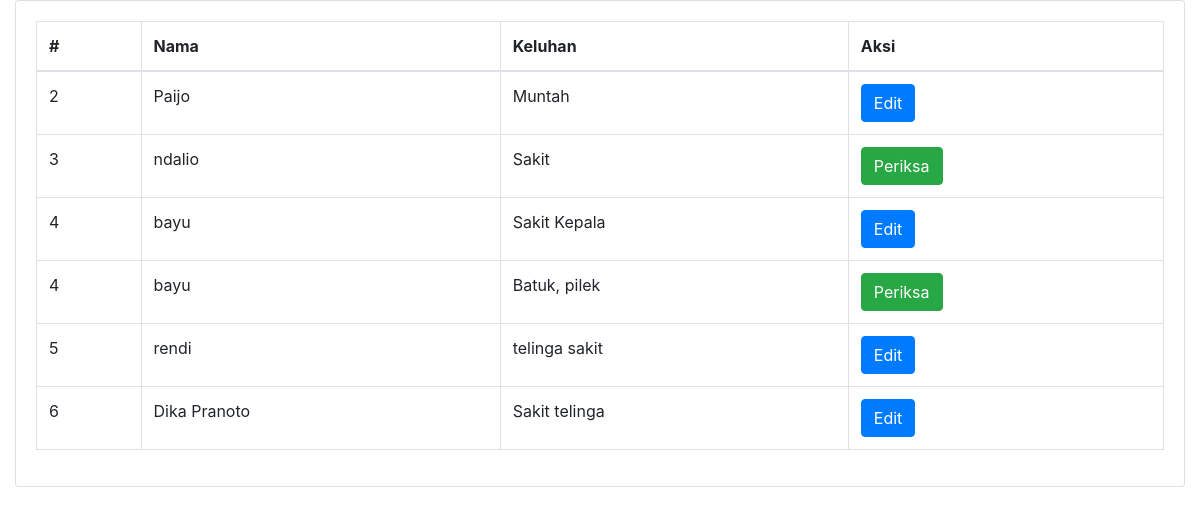
Page /periksaDokter.php on the earlier database version.
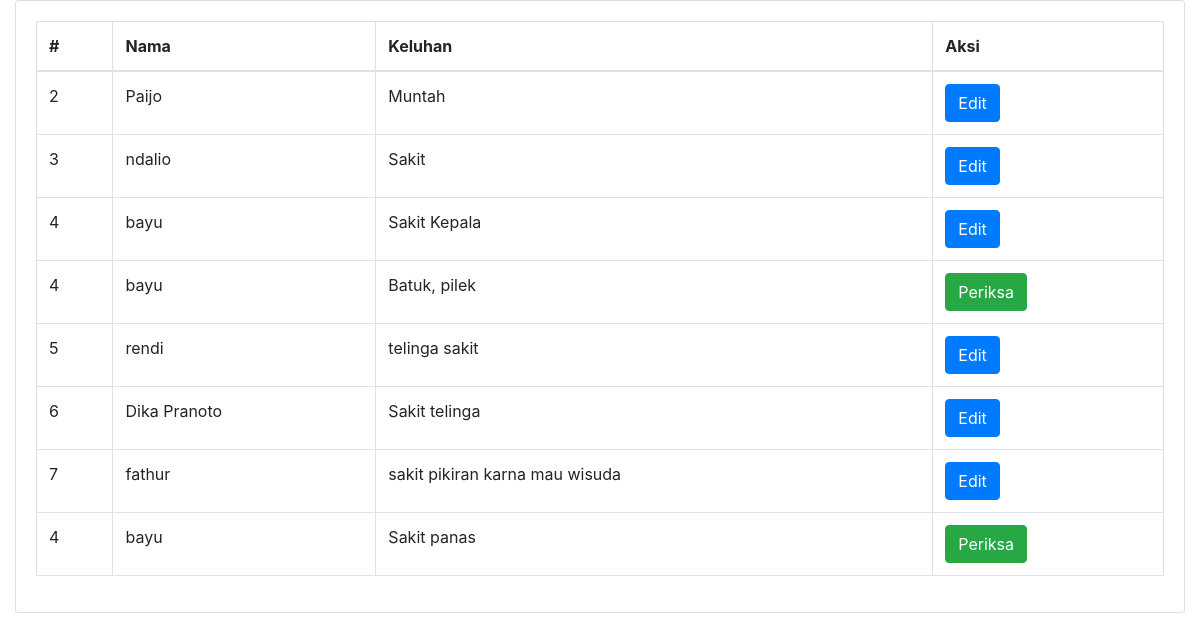
Same page on the later database version.
### tables this page shows
CREATE TABLE `daftar_poli` (
  `id` int(11) NOT NULL,
  `id_pasien` int(11) NOT NULL,
  `id_jadwal` int(11) NOT NULL,
  `keluhan` text NOT NULL,
  `no_antrian` int(11) NOT NULL,
  `status_periksa` tinyint(1) NOT NULL DEFAULT 0
);

CREATE TABLE `pasien` (
  `id` int(11) NOT NULL,
  `nama` varchar(255) NOT NULL,
  `password` varchar(255) NOT NULL,
  `alamat` varchar(255) NOT NULL,
  `no_ktp` varchar(255) NOT NULL,
  `no_hp` varchar(50) NOT NULL,
  `no_rm` varchar(25) NOT NULL
);

### periksaDokter.php (the view, shortened to what this page needs)
<?php
include_once("koneksi.php");
$pasienQuery = "SELECT pasien.id, pasien.nama, daftar_poli.id AS id_daftar_poli, daftar_poli.keluhan, daftar_poli.status_periksa
                FROM daftar_poli
                INNER JOIN pasien ON pasien.id = daftar_poli.id_pasien";
$stmt = $mysqli->prepare($pasienQuery);
$stmt->execute();
$pasienResult = $stmt->get_result();
$pasienData = $pasienResult->fetch_all(MYSQLI_ASSOC);
?>
<!DOCTYPE html>
<html lang="id">
<head>
    <link rel="stylesheet" href="https://stackpath.bootstrapcdn.com/bootstrap/4.6.0/css/bootstrap.min.css">
</head>
<body class="hold-transition sidebar-mini">
    <div class="wrapper">
        <section class="content">
            <div class="container-fluid">
                <div class="row">
                    <div class="col-12">
                        <div class="card">
                            <div class="card-body">
                                <table id="example2" class="table table-bordered table-hover">
                                    <thead>
                                        <tr>
                                            <th>#</th>
                                            <th>Nama</th>
                                            <th>Keluhan</th>
                                            <th>Aksi</th>
                                        </tr>
                                    </thead>
                                    <tbody>
                                        <?php
                                        foreach ($pasienData as $pasienRow) {
                                            echo "<tr>";
                                            echo "<td>" . $pasienRow['id'] . "</td>";
                                            echo "<td>" . $pasienRow['nama'] . "</td>";
                                            echo "<td>" . $pasienRow['keluhan'] . "</td>";
                                            echo "<td>";
                                            if (array_key_exists('status_periksa', $pasienRow)) {
                                                if ($pasienRow['status_periksa'] == 1) {
                                                    echo "<button class='btn btn-primary edit-btn' data-toggle='modal' data-target='#editModal' data-id='" . $pasienRow['id'] . "' data-poli='" .$pasienRow['id_daftar_poli'] . "'>Edit</button>";
                                                } else {
                                                    echo "<button class='btn btn-success periksa-btn' data-toggle='modal' data-target='#periksaModal' data-id='" . $pasienRow['id'] . "' data-poli='" .$pasienRow['id_daftar_poli'] . "'>Periksa</button>";
                                                }
                                            } else {
                                                echo "Status not available";
                                            }
                                            echo "</td>";
                                            echo "</tr>";
                                        }
                                        ?>
                                    </tbody>
                                </table>
                            </div>
                        </div>
                    </div>
                </div>
            </div>
        </section>
    </div>
</body>
</html>

Differences in the rows shown:
changed daftar_poli "Sakit": status_periksa "Periksa" → "Edit"
added daftar_poli: id_pasien "7", id_pasien.nama "fathur", keluhan "sakit pikiran karna mau wisuda"
added daftar_poli: id_pasien "4", id_pasien.nama "bayu", keluhan "Sakit panas"
